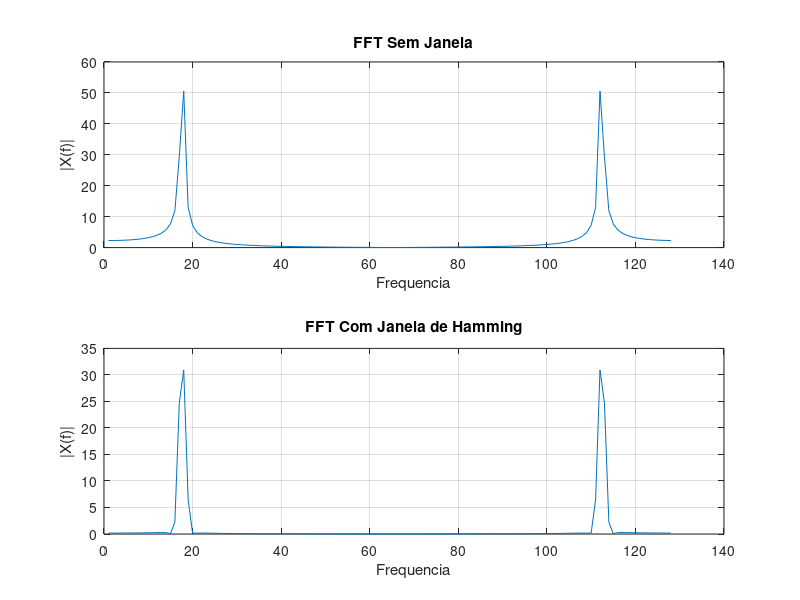

MATLAB code to generate this figure:
% =========================================================
% QUESTAO 4
% Aplicacao da janela de Hamming
% =========================================================

clc;
clear;
close all;

% Numero de amostras
N = 128;

% Vetor discreto
n = 0:N-1;

% Frequencia da senoide
f0 = 0.13;

% Geracao do sinal
x = sin(2*pi*f0*n);

% FFT sem janela
X1 = fft(x);

% Geracao da janela de Hamming
w = hamming(N)';

% Aplicacao da janela
xw = x .* w;

% FFT com janela
X2 = fft(xw);

% Comparacao dos espectros
figure;

subplot(2,1,1);
plot(abs(X1));
title('FFT Sem Janela');
xlabel('Frequencia');
ylabel('|X(f)|');
grid on;

subplot(2,1,2);
plot(abs(X2));
title('FFT Com Janela de Hamming');
xlabel('Frequencia');
ylabel('|X(f)|');
grid on;
